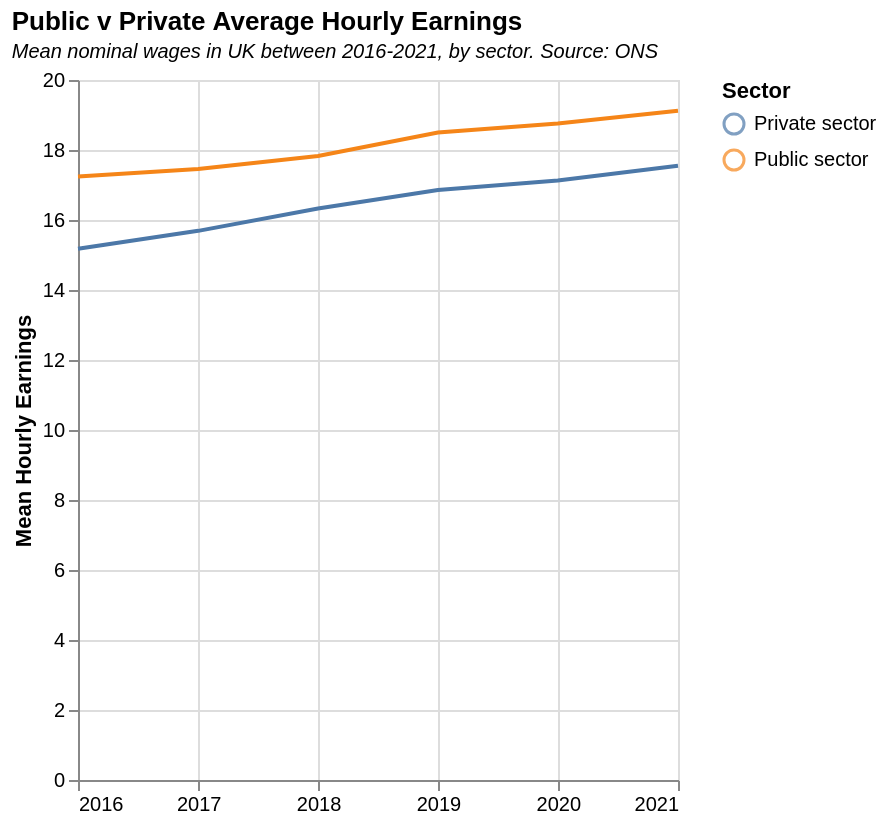

Write a Vega-Lite specification for this figure.
### Vega-Lite specification from a JSON file in a GitHub repository (floating-point values rounded to 4 significant figures)
{"$schema": "https://vega.github.io/schema/vega-lite/v5.json", "title": {"text": "Public v Private Average Hourly Earnings", "subtitle": "Mean nominal wages in UK between 2016-2021, by sector. Source: ONS", "subtitleFontStyle": "italic", "subtitleFontSize": 10, "anchor": "start", "color": "black"}, "data": {"values": [{"Sector": "Private sector", "Hourly Earnings": "15.18", "Year": "2016"}, {"Sector": "Public sector", "Hourly Earnings": "17.24", "Year": "2016"}, {"Sector": "Private sector", "Hourly Earnings": "15.69", "Year": "2017"}, {"Sector": "Public sector", "Hourly Earnings": "17.46", "Year": "2017"}, {"Sector": "Private sector", "Hourly Earnings": "16.33", "Year": "2018"}, {"Sector": "Public sector", "Hourly Earnings": "17.83", "Year": "2018"}, {"Sector": "Private sector", "Hourly Earnings": "16.86", "Year": "2019"}, {"Sector": "Public sector", "Hourly Earnings": "18.5", "Year": "2019"}, {"Sector": "Private sector", "Hourly Earnings": "17.13", "Year": "2020"}, {"Sector": "Public sector", "Hourly Earnings": "18.76", "Year": "2020"}, {"Sector": "Private sector", "Hourly Earnings": "17.55", "Year": "2021"}, {"Sector": "Public sector", "Hourly Earnings": "19.12", "Year": "2021"}], "format": {"parse": {"Year": "date"}}}, "width": 300, "height": 350, "encoding": {"x": {"field": "Year", "type": "temporal", "title": null}}, "layer": [{"encoding": {"color": {"field": "Sector", "type": "nominal"}, "y": {"field": "Hourly Earnings", "type": "quantitative", "title": "Mean Hourly Earnings"}}, "layer": [{"mark": "line"}, {"transform": [{"filter": {"param": "hover", "empty": false}}], "mark": "point"}]}, {"transform": [{"pivot": "Sector", "value": "Hourly Earnings", "groupby": ["Year"]}], "mark": "rule", "encoding": {"opacity": {"condition": {"value": 0.3, "param": "hover", "empty": false}, "value": 0}, "tooltip": [{"field": "Private sector", "type": "quantitative"}, {"field": "Public sector", "type": "quantitative"}]}, "params": [{"name": "hover", "select": {"type": "point", "fields": ["Year"], "nearest": true, "on": "mouseover", "clear": "mouseout"}}]}]}
